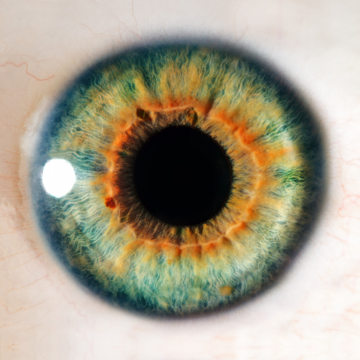
#> input picture iris-detect/img.jpg, 360 x 360 px
$ python __init__.py
#> lines starting #> are read from the running program, lines starting #| are printed output that depends on the picture
import cv2
import numpy as np

img = cv2.imread('img.jpg', 0)
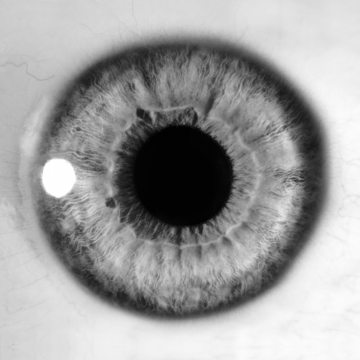
#> img: shape (360, 360); min 0, max 255, mean 159.7
img = cv2.medianBlur(img, 5)
cimg = cv2.cvtColor(img, cv2.COLOR_GRAY2BGR)
circles = cv2.HoughCircles(img, cv2.HOUGH_GRADIENT, 2, 300,
                           param1=30, param2=35, minRadius=130, maxRadius=0)
#> circles = [[189, 173, 136.8]]

circles = np.uint16(np.around(circles))
#> circles = [[189, 173, 137]]

for i in circles[0, :]:
    cv2.circle(cimg, (i[0], i[1]), i[2], (0, 0, 0), 2)
#> this loop made 1 pass
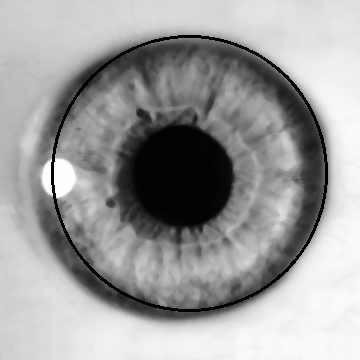
#> cimg: shape (360, 360, 3); min 0, max 255, mean 157.6

x, y, r = circles[0][0]
#> x = 189; y = 173; r = 137
xx = x - r
#> xx = 52
yy = y - r
#> yy = 36
img = cimg[xx:(xx+2*r), yy:(yy+2*r)]
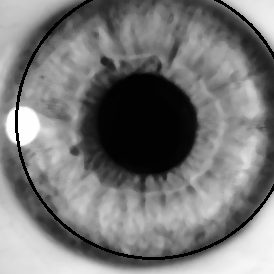
#> img: shape (274, 274, 3); min 0, max 255, mean 120

cv2.imshow('teste', img)

img = cv2.medianBlur(img, 5)

cimg = cv2.cvtColor(img, cv2.COLOR_BGR2GRAY)
#> cimg: shape (274, 274)

circles = cv2.HoughCircles(cimg, cv2.HOUGH_GRADIENT, 1, 300,
                           param1=10, param2=20, minRadius=10, maxRadius=60)
#> circles = [[139.5, 129.5, 58.3]]

circles = np.uint16(np.around(circles))
#> circles = [[140, 130, 58]]

for i in circles[0, :]:
    cv2.circle(cimg, (i[0], i[1]), i[2], (0, 255, 0), 2)
    cv2.circle(cimg, (i[0], i[1]), 2, (0, 0, 255), 3)
#> this loop made 1 pass
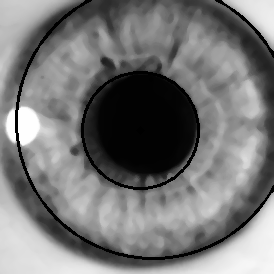
#> cimg: shape (274, 274); min 0, max 255, mean 119

cv2.imshow('teste', cimg)
cv2.waitKey(0)
cv2.destroyAllWindows()
